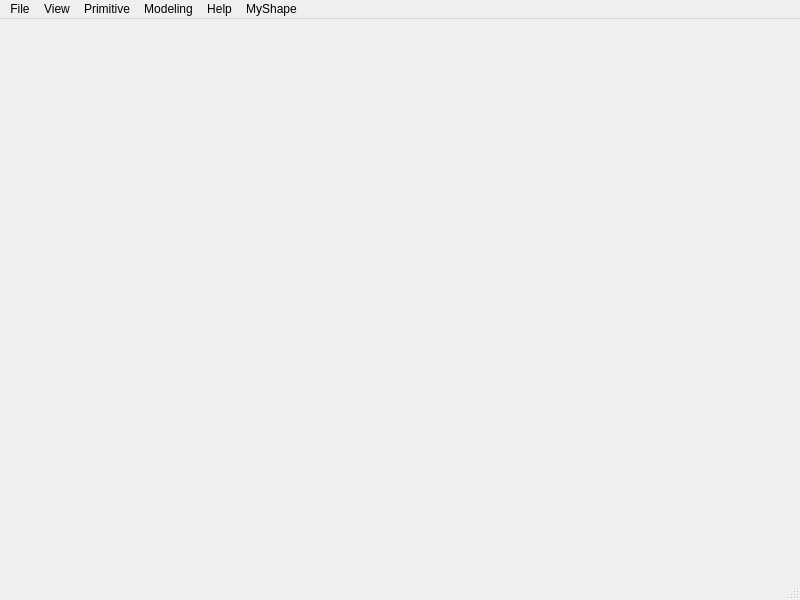
<?xml version="1.0" encoding="UTF-8"?>
<ui version="4.0">
 <class>occQtClass</class>
 <widget class="QMainWindow" name="occQtClass">
  <property name="geometry">
   <rect>
    <x>0</x>
    <y>0</y>
    <width>800</width>
    <height>600</height>
   </rect>
  </property>
  <property name="windowTitle">
   <string>occQt</string>
  </property>
  <property name="windowIcon">
   <iconset resource="occqt.qrc">
    <normaloff>:/Resources/lamp.png</normaloff>:/Resources/lamp.png</iconset>
  </property>
  <widget class="QWidget" name="centralWidget"/>
  <widget class="QMenuBar" name="menuBar">
   <property name="geometry">
    <rect>
     <x>0</x>
     <y>0</y>
     <width>800</width>
     <height>20</height>
    </rect>
   </property>
   <widget class="QMenu" name="menuFile">
    <property name="title">
     <string>File</string>
    </property>
    <addaction name="actionExit"/>
   </widget>
   <widget class="QMenu" name="menuView">
    <property name="title">
     <string>View</string>
    </property>
    <addaction name="actionZoom"/>
    <addaction name="actionPan"/>
    <addaction name="actionRotate"/>
    <addaction name="separator"/>
    <addaction name="actionReset"/>
    <addaction name="actionFitAll"/>
   </widget>
   <widget class="QMenu" name="menuPrimitive">
    <property name="title">
     <string>Primitive</string>
    </property>
    <addaction name="actionBox"/>
    <addaction name="actionCone"/>
    <addaction name="actionSphere"/>
    <addaction name="actionCylinder"/>
    <addaction name="actionTorus"/>
   </widget>
   <widget class="QMenu" name="menuModeling">
    <property name="title">
     <string>Modeling</string>
    </property>
    <addaction name="actionFillet"/>
    <addaction name="actionChamfer"/>
    <addaction name="actionExtrude"/>
    <addaction name="actionRevolve"/>
    <addaction name="actionLoft"/>
    <addaction name="separator"/>
    <addaction name="actionCut"/>
    <addaction name="actionFuse"/>
    <addaction name="actionCommon"/>
    <addaction name="separator"/>
    <addaction name="actionHelix"/>
   </widget>
   <widget class="QMenu" name="menuHelp">
    <property name="title">
     <string>Help</string>
    </property>
    <addaction name="actionAbout"/>
   </widget>
   <widget class="QMenu" name="menuMyShape">
    <property name="title">
     <string>MyShape</string>
    </property>
    <addaction name="action_b_spline"/>
   </widget>
   <addaction name="menuFile"/>
   <addaction name="menuView"/>
   <addaction name="menuPrimitive"/>
   <addaction name="menuModeling"/>
   <addaction name="menuHelp"/>
   <addaction name="menuMyShape"/>
  </widget>
  <widget class="QStatusBar" name="statusBar"/>
  <action name="actionExit">
   <property name="text">
    <string>Exit</string>
   </property>
   <property name="shortcut">
    <string>Ctrl+Q</string>
   </property>
  </action>
  <action name="actionZoom">
   <property name="checkable">
    <bool>false</bool>
   </property>
   <property name="icon">
    <iconset resource="occqt.qrc">
     <normaloff>:/Resources/Zoom.png</normaloff>:/Resources/Zoom.png</iconset>
   </property>
   <property name="text">
    <string>Zoom</string>
   </property>
  </action>
  <action name="actionPan">
   <property name="checkable">
    <bool>false</bool>
   </property>
   <property name="icon">
    <iconset resource="occqt.qrc">
     <normaloff>:/Resources/Pan.png</normaloff>:/Resources/Pan.png</iconset>
   </property>
   <property name="text">
    <string>Pan</string>
   </property>
  </action>
  <action name="actionRotate">
   <property name="checkable">
    <bool>false</bool>
   </property>
   <property name="checked">
    <bool>false</bool>
   </property>
   <property name="icon">
    <iconset resource="occqt.qrc">
     <normaloff>:/Resources/Rotate.png</normaloff>:/Resources/Rotate.png</iconset>
   </property>
   <property name="text">
    <string>Rotate</string>
   </property>
  </action>
  <action name="actionReset">
   <property name="icon">
    <iconset resource="occqt.qrc">
     <normaloff>:/Resources/Home.png</normaloff>:/Resources/Home.png</iconset>
   </property>
   <property name="text">
    <string>Reset</string>
   </property>
  </action>
  <action name="actionFitAll">
   <property name="icon">
    <iconset resource="occqt.qrc">
     <normaloff>:/Resources/FitAll.png</normaloff>:/Resources/FitAll.png</iconset>
   </property>
   <property name="text">
    <string>FitAll</string>
   </property>
  </action>
  <action name="actionAbout">
   <property name="icon">
    <iconset resource="occqt.qrc">
     <normaloff>:/Resources/lamp.png</normaloff>:/Resources/lamp.png</iconset>
   </property>
   <property name="text">
    <string>About</string>
   </property>
  </action>
  <action name="actionBox">
   <property name="icon">
    <iconset resource="occqt.qrc">
     <normaloff>:/Resources/box.png</normaloff>:/Resources/box.png</iconset>
   </property>
   <property name="text">
    <string>Box</string>
   </property>
  </action>
  <action name="actionCone">
   <property name="icon">
    <iconset resource="occqt.qrc">
     <normaloff>:/Resources/cone.png</normaloff>:/Resources/cone.png</iconset>
   </property>
   <property name="text">
    <string>Cone</string>
   </property>
  </action>
  <action name="actionSphere">
   <property name="icon">
    <iconset resource="occqt.qrc">
     <normaloff>:/Resources/sphere.png</normaloff>:/Resources/sphere.png</iconset>
   </property>
   <property name="text">
    <string>Sphere</string>
   </property>
  </action>
  <action name="actionCylinder">
   <property name="icon">
    <iconset resource="occqt.qrc">
     <normaloff>:/Resources/cylinder.png</normaloff>:/Resources/cylinder.png</iconset>
   </property>
   <property name="text">
    <string>Cylinder</string>
   </property>
  </action>
  <action name="actionTorus">
   <property name="icon">
    <iconset resource="occqt.qrc">
     <normaloff>:/Resources/torus.png</normaloff>:/Resources/torus.png</iconset>
   </property>
   <property name="text">
    <string>Torus</string>
   </property>
  </action>
  <action name="actionFillet">
   <property name="icon">
    <iconset resource="occqt.qrc">
     <normaloff>:/Resources/fillet.png</normaloff>:/Resources/fillet.png</iconset>
   </property>
   <property name="text">
    <string>Fillet</string>
   </property>
  </action>
  <action name="actionChamfer">
   <property name="icon">
    <iconset resource="occqt.qrc">
     <normaloff>:/Resources/chamfer.png</normaloff>:/Resources/chamfer.png</iconset>
   </property>
   <property name="text">
    <string>Chamfer</string>
   </property>
  </action>
  <action name="actionExtrude">
   <property name="icon">
    <iconset resource="occqt.qrc">
     <normaloff>:/Resources/extrude.png</normaloff>:/Resources/extrude.png</iconset>
   </property>
   <property name="text">
    <string>Extrude</string>
   </property>
  </action>
  <action name="actionRevolve">
   <property name="icon">
    <iconset resource="occqt.qrc">
     <normaloff>:/Resources/revolve.png</normaloff>:/Resources/revolve.png</iconset>
   </property>
   <property name="text">
    <string>Rovelve</string>
   </property>
  </action>
  <action name="actionLoft">
   <property name="icon">
    <iconset resource="occqt.qrc">
     <normaloff>:/Resources/loft.png</normaloff>:/Resources/loft.png</iconset>
   </property>
   <property name="text">
    <string>Loft</string>
   </property>
  </action>
  <action name="actionCut">
   <property name="icon">
    <iconset resource="occqt.qrc">
     <normaloff>:/Resources/cut.png</normaloff>:/Resources/cut.png</iconset>
   </property>
   <property name="text">
    <string>Cut</string>
   </property>
  </action>
  <action name="actionFuse">
   <property name="icon">
    <iconset resource="occqt.qrc">
     <normaloff>:/Resources/fuse.png</normaloff>:/Resources/fuse.png</iconset>
   </property>
   <property name="text">
    <string>Fuse</string>
   </property>
  </action>
  <action name="actionCommon">
   <property name="icon">
    <iconset resource="occqt.qrc">
     <normaloff>:/Resources/common.png</normaloff>:/Resources/common.png</iconset>
   </property>
   <property name="text">
    <string>Common</string>
   </property>
  </action>
  <action name="actionHelix">
   <property name="icon">
    <iconset resource="occqt.qrc">
     <normaloff>:/Resources/helix.png</normaloff>:/Resources/helix.png</iconset>
   </property>
   <property name="text">
    <string>Helix</string>
   </property>
  </action>
  <action name="action_b_spline">
   <property name="text">
    <string>ExportShape</string>
   </property>
  </action>
  <action name="actionShape">
   <property name="checkable">
    <bool>false</bool>
   </property>
   <property name="checked">
    <bool>false</bool>
   </property>
   <property name="text">
    <string>Shape</string>
   </property>
   <property name="toolTip">
    <string>&lt;html&gt;&lt;head/&gt;&lt;body&gt;&lt;p&gt;&lt;img src=&quot;:/Resources/Home.png&quot;/&gt;&lt;/p&gt;&lt;/body&gt;&lt;/html&gt;</string>
   </property>
  </action>
 </widget>
 <layoutdefault spacing="6" margin="11"/>
 <resources>
  <include location="occqt.qrc"/>
 </resources>
 <connections/>
</ui>
